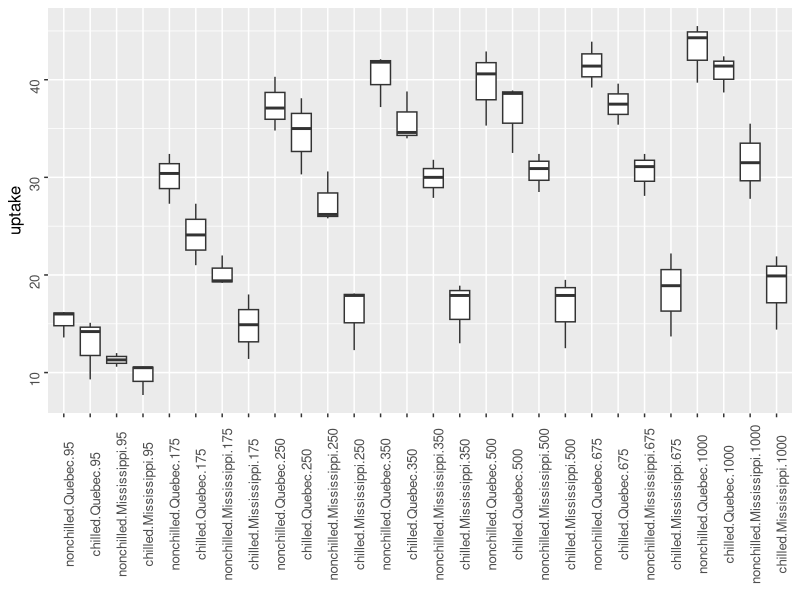

Source code (R):
library(ggplot2)
df <- CO2
column_by <- c("Treatment", "Type", "conc")
for_which <- "uptake"

sp <- function(df, column_by, for_which) {

  summary_plot <- function(df, for_which, column_by) {
    df$INTERACTION_INTERNALLY_ <- interaction(df[, column_by])
    ggplot2::ggplot(
      df, ggplot2::aes(y = .data[[for_which]], x = INTERACTION_INTERNALLY_)
    ) +
      ggplot2::geom_boxplot() +
      ggplot2::xlab("") +
      ggplot2::theme(text = ggplot2::element_text(size = 12, angle = 90))
  }
  res <- lapply(for_which, function(i) {
    summary_plot(df, i, column_by)
  })
  p <- cowplot::plot_grid(plotlist = res, nrow = length(res))
  p
}
sp(df, column_by, for_which)
